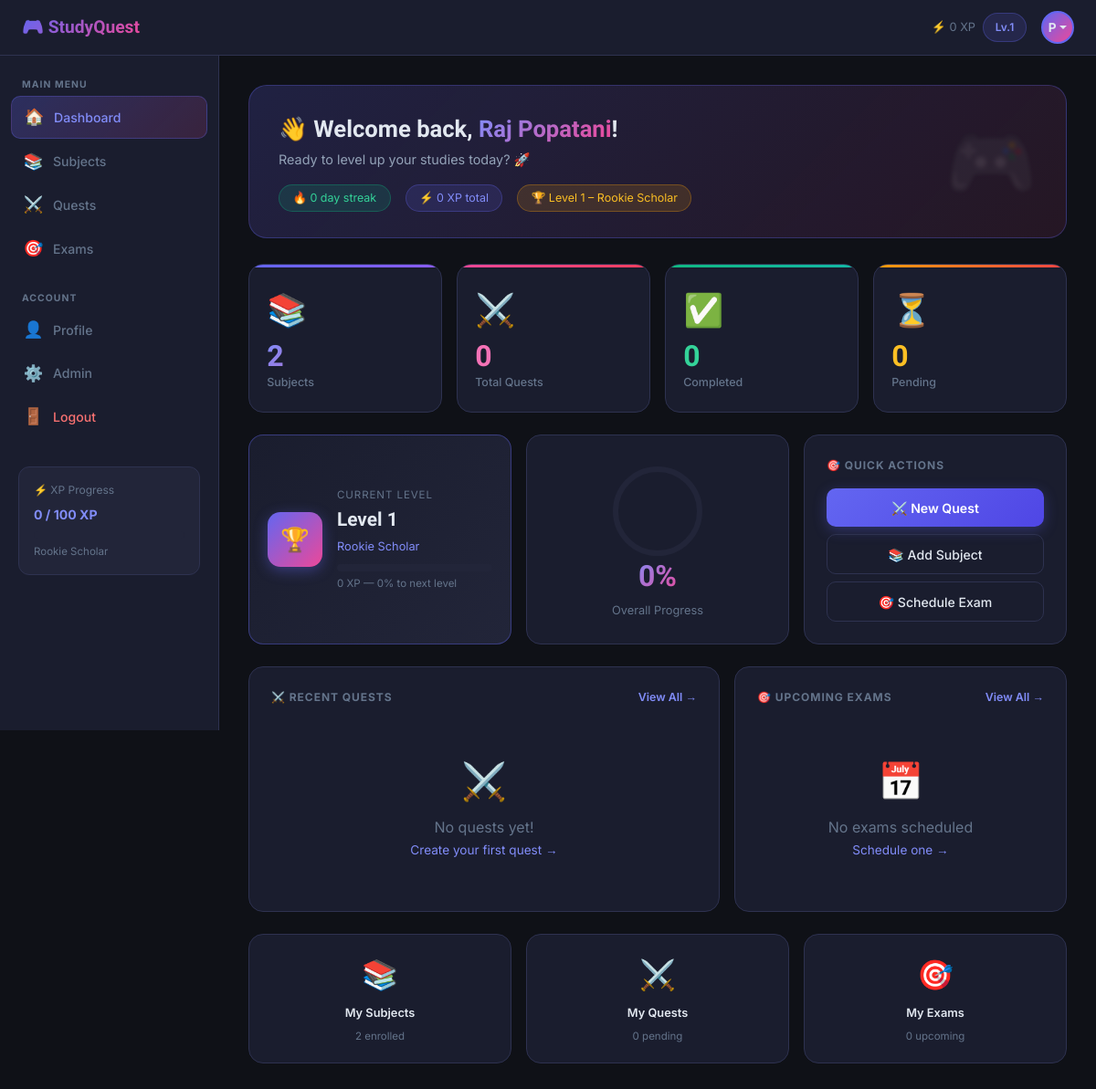
Page /accounts/dashboard/ (signed in) on the committed database.
### accounts/models.py (models this page shows, shortened)
class Profile(models.Model):
    user            = models.OneToOneField(User, on_delete=models.CASCADE, related_name='profile')
    phone           = models.CharField(max_length=15, blank=True)
    profile_picture = models.ImageField(upload_to='profile_pics/', blank=True, null=True)
    bio             = models.TextField(blank=True, max_length=200)
    xp_points       = models.IntegerField(default=0)
    level           = models.IntegerField(default=1)
    study_streak    = models.IntegerField(default=0)
    def get_level_title(self):
        titles = {1:'Rookie Scholar',2:'Study Apprentice',3:'Knowledge Seeker',
                  4:'Academic Knight',5:'Study Champion',6:'Grand Scholar',7:'Legend'}
        return titles.get(self.level, 'Legend')

### accounts/views.py (the view)
# urls.py: path('dashboard/',       views.dashboard,       name='dashboard'),
@login_required
def dashboard(request):
    user    = request.user
    profile, _ = Profile.objects.get_or_create(user=user)
    subjects   = Subject.objects.filter(user=user)
    all_tasks  = Task.objects.filter(user=user)
    exams      = Exam.objects.filter(user=user).order_by('exam_date')
    today          = timezone.now().date()
    upcoming_exams = exams.filter(exam_date__gte=today)[:5]
    overdue_tasks  = all_tasks.filter(status='Pending', due_date__lt=today)
    recent_tasks   = all_tasks.order_by('-id')[:6]
    completed = all_tasks.filter(status='Completed').count()
    total     = all_tasks.count()
    progress  = int((completed / total * 100)) if total else 0
    xp_pct = int((profile.xp_points % 500) / 500 * 100) if profile.xp_points else 0
    context = {
        'profile':        profile,
        'total_subjects': subjects.count(),
        'total_tasks':    total,
        'completed_tasks':completed,
        'pending_tasks':  all_tasks.filter(status='Pending').count(),
        'inprogress_tasks': all_tasks.filter(status='In Progress').count(),
        'upcoming_exams': upcoming_exams,
        'overdue_tasks':  overdue_tasks,
        'recent_tasks':   recent_tasks,
        'progress':       progress,
        'xp_pct':         xp_pct,
        'today':          today,
    }
    return render(request, 'accounts/dashboard.html', context)

### accounts/templates/accounts/dashboard.html (shortened to what this page needs)
{% extends 'base.html' %}
{% block content %}
<div class="hero-banner fade-up">
  <div class="hero-title">
    👋 Welcome back, <span class="text-gradient">{{ user.get_full_name|default:user.username }}</span>!
  </div>
  <div class="hero-sub">Ready to level up your studies today? 🚀</div>
  <div style="margin-top:1rem;display:flex;gap:1rem;flex-wrap:wrap">
    <span style="background:rgba(16,185,129,.15);border:1px solid rgba(16,185,129,.3);border-radius:20px;padding:.3rem .9rem;font-size:.78rem;color:#34d399">
      🔥 {{ profile.study_streak }} day streak
    </span>
    <span style="background:rgba(99,102,241,.15);border:1px solid rgba(99,102,241,.3);border-radius:20px;padding:.3rem .9rem;font-size:.78rem;color:#818cf8">
      ⚡ {{ profile.xp_points }} XP total
    </span>
    <span style="background:rgba(245,158,11,.15);border:1px solid rgba(245,158,11,.3);border-radius:20px;padding:.3rem .9rem;font-size:.78rem;color:#fbbf24">
      🏆 Level {{ profile.level }} – {{ profile.get_level_title }}
    </span>
  </div>
</div>
<div class="row g-3 mb-4 fade-up fade-up-1">
  <div class="col-6 col-md-3">
    <div class="stat-card" style="--gradient:linear-gradient(90deg,#6366f1,#8b5cf6)">
      <div class="stat-icon">📚</div>
      <div class="stat-val text-gradient">{{ total_subjects }}</div>
      <div class="stat-lbl">Subjects</div>
    </div>
  </div>
  <div class="col-6 col-md-3">
    <div class="stat-card" style="--gradient:linear-gradient(90deg,#ec4899,#f43f5e)">
      <div class="stat-icon">⚔️</div>
      <div class="stat-val" style="color:#f472b6">{{ total_tasks }}</div>
      <div class="stat-lbl">Total Quests</div>
    </div>
  </div>
  <div class="col-6 col-md-3">
    <div class="stat-card" style="--gradient:linear-gradient(90deg,#10b981,#14b8a6)">
      <div class="stat-icon">✅</div>
      <div class="stat-val" style="color:#34d399">{{ completed_tasks }}</div>
      <div class="stat-lbl">Completed</div>
    </div>
  </div>
  <div class="col-6 col-md-3">
    <div class="stat-card" style="--gradient:linear-gradient(90deg,#f59e0b,#ef4444)">
      <div class="stat-icon">⏳</div>
      <div class="stat-val" style="color:#fbbf24">{{ pending_tasks }}</div>
      <div class="stat-lbl">Pending</div>
    </div>
  </div>
</div>
<div class="row g-3 mb-4 fade-up fade-up-2">
  <div class="col-md-4">
    <div class="level-card h-100">
      <div class="level-badge">🏆</div>
      <div style="flex:1">
        <div style="font-size:.72rem;color:var(--muted);text-transform:uppercase;letter-spacing:.08em">Current Level</div>
        <div style="font-family:'Sora',sans-serif;font-size:1.3rem;font-weight:800;margin:.2rem 0">Level {{ profile.level }}</div>
        <div style="font-size:.8rem;color:#818cf8;margin-bottom:.6rem">{{ profile.get_level_title }}</div>
        <div class="xp-bar-wrap">
        </div>
        <div style="font-size:.72rem;color:var(--muted);margin-top:.35rem">{{ profile.xp_points }} XP — {{ xp_pct }}% to next level</div>
      </div>
    </div>
  </div>
  <div class="col-md-4">
    <div class="card-g h-100 d-flex flex-column align-items-center justify-content-center" style="text-align:center">
      <svg width="110" height="110" viewBox="0 0 110 110">
        <defs>
          <linearGradient id="grad" x1="0%" y1="0%" x2="100%" y2="0%">
            <stop offset="0%" style="stop-color:#6366f1"/>
            <stop offset="100%" style="stop-color:#ec4899"/>
          </linearGradient>
        </defs>
        <circle class="progress-ring-bg" cx="55" cy="55" r="46"/>
        <circle class="progress-ring-fill" cx="55" cy="55" r="46"
          stroke-dasharray="289"
          stroke-dashoffset="{{ 289|add:"-289" | add:"progress" }}"
          style="stroke-dashoffset:calc(289 - (289 * {{ progress }} / 100))"/>
      </svg>
      <div style="margin-top:-.5rem;font-family:'Sora',sans-serif;font-size:2rem;font-weight:800" class="text-gradient">{{ progress }}%</div>
      <div style="font-size:.8rem;color:var(--muted);margin-top:.25rem">Overall Progress</div>
    </div>
  </div>
  <div class="col-md-4">
    <div class="card-g h-100">
      <div style="font-size:.75rem;font-weight:700;color:var(--muted);text-transform:uppercase;letter-spacing:.08em;margin-bottom:1rem">🎯 Quick Actions</div>
      <div class="d-flex flex-column gap-2">
        <a href="{% url 'task_add' %}" class="btn-glow text-center text-decoration-none" style="display:block;padding:.65rem">⚔️ New Quest</a>
        <a href="{% url 'subject_add' %}" class="btn-outline-g text-center text-decoration-none" style="display:block;padding:.65rem;color:var(--text)">📚 Add Subject</a>
        <a href="{% url 'exam_add' %}" class="btn-outline-g text-center text-decoration-none" style="display:block;padding:.65rem;color:var(--text)">🎯 Schedule Exam</a>
      </div>
    </div>
  </div>
</div>
<div class="row g-3 mb-4 fade-up fade-up-3">
  <div class="col-md-7">
    <div class="card-g">
      <div style="display:flex;align-items:center;justify-content:space-between;margin-bottom:1.25rem">
        <div style="font-size:.75rem;font-weight:700;color:var(--muted);text-transform:uppercase;letter-spacing:.08em">⚔️ Recent Quests</div>
        <a href="{% url 'task_list' %}" style="font-size:.78rem;color:#818cf8;text-decoration:none;font-weight:600">View All →</a>
      </div>
      <div class="d-flex flex-column gap-2">
        {% for task in recent_tasks %}
        <div class="quest-card">
          <div class="quest-icon">
            {% if task.priority == 'Critical' %}🔴
            {% elif task.priority == 'High' %}🟠
            {% elif task.priority == 'Medium' %}🟡
            {% else %}🟢{% endif %}
          </div>
          <div style="flex:1;min-width:0">
            <div class="quest-title">{{ task.title }}</div>
            <div class="quest-meta">
              {% if task.subject %}{{ task.subject.icon }} {{ task.subject.subject_name }} · {% endif %}
              Due: {{ task.due_date|default:"No deadline" }}
            </div>
          </div>
          <span class="badge-glow badge-{{ task.status|lower|cut:' ' }}">{{ task.status }}</span>
          {% if task.status != 'Completed' %}
          <a href="{% url 'task_complete' task.pk %}" style="background:rgba(16,185,129,.1);border:1px solid rgba(16,185,129,.25);border-radius:8px;padding:.3rem .6rem;color:#34d399;font-size:.78rem;text-decoration:none;white-space:nowrap;transition:all .2s" onmouseover="this.style.background='rgba(16,185,129,.25)'" onmouseout="this.style.background='rgba(16,185,129,.1)'">✓ Done</a>
          {% endif %}
        </div>
        {% empty %}
        <div style="text-align:center;padding:2rem;color:var(--muted)">
          <div style="font-size:2.5rem;margin-bottom:.5rem">⚔️</div>
          <div>No quests yet!</div>
          <a href="{% url 'task_add' %}" style="color:#818cf8;font-size:.85rem;text-decoration:none">Create your first quest →</a>
        </div>
        {% endfor %}
      </div>
    </div>
  </div>
  <div class="col-md-5">
    <div class="card-g h-100">
      <div style="display:flex;align-items:center;justify-content:space-between;margin-bottom:1.25rem">
        <div style="font-size:.75rem;font-weight:700;color:var(--muted);text-transform:uppercase;letter-spacing:.08em">🎯 Upcoming Exams</div>
        <a href="{% url 'exam_list' %}" style="font-size:.78rem;color:#818cf8;text-decoration:none;font-weight:600">View All →</a>
      </div>
      {% for exam in upcoming_exams %}
      <div class="exam-row">
        <div>
          <div style="font-weight:600;font-size:.9rem">{{ exam.exam_name }}</div>
          <div style="font-size:.75rem;color:var(--muted);margin-top:.15rem">
            {{ exam.subject.icon }} {{ exam.subject.subject_name }} · {{ exam.exam_type }}
          </div>
        </div>
        <div style="text-align:right">
          <div style="font-size:.85rem;font-weight:700;color:#fbbf24">{{ exam.exam_date }}</div>
          {% if exam.location %}<div style="font-size:.72rem;color:var(--muted)">📍 {{ exam.location }}</div>{% endif %}
        </div>
      </div>
      {% empty %}
      <div style="text-align:center;padding:2rem;color:var(--muted)">
        <div style="font-size:2.5rem;margin-bottom:.5rem">📅</div>
        <div>No exams scheduled</div>
        <a href="{% url 'exam_add' %}" style="color:#818cf8;font-size:.85rem;text-decoration:none">Schedule one →</a>
      </div>
      {% endfor %}
    </div>
  </div>
</div>
<div class="action-grid fade-up fade-up-4">
  <a href="{% url 'subject_list' %}" class="action-btn">
    <span class="action-icon">📚</span>
    <span class="action-label">My Subjects</span>
    <span style="font-size:.72rem;color:var(--muted)">{{ total_subjects }} enrolled</span>
  </a>
  <a href="{% url 'task_list' %}" class="action-btn">
    <span class="action-icon">⚔️</span>
    <span class="action-label">My Quests</span>
    <span style="font-size:.72rem;color:var(--muted)">{{ pending_tasks }} pending</span>
  </a>
  <a href="{% url 'exam_list' %}" class="action-btn">
    <span class="action-icon">🎯</span>
    <span class="action-label">My Exams</span>
    <span style="font-size:.72rem;color:var(--muted)">{{ upcoming_exams|length }} upcoming</span>
  </a>
</div>
{% endblock %}

### templates/base.html (shortened to what this page needs)
<!DOCTYPE html>
<html lang="en">
<head>
<link href="https://cdn.jsdelivr.net/npm/bootstrap@5.3.2/dist/css/bootstrap.min.css" rel="stylesheet"/>
<link href="https://cdn.jsdelivr.net/npm/bootstrap-icons@1.11.3/font/bootstrap-icons.css" rel="stylesheet"/>
</head>
<body>
{% if user.is_authenticated %}
<div class="topbar">
  <div class="d-flex align-items-center gap-3">
    <span class="topbar-brand">🎮 StudyQuest</span>
  </div>
  <div class="topbar-actions">
    {% if user.profile.xp_points is not None %}
    <div class="d-none d-md-flex align-items-center gap-2" style="font-size:.8rem;color:var(--muted)">
      <span>⚡ {{ user.profile.xp_points }} XP</span>
      <span class="badge-glow badge-medium">Lv.{{ user.profile.level }}</span>
    </div>
    {% endif %}
    <div class="dropdown">
      <div class="topbar-avatar dropdown-toggle" data-bs-toggle="dropdown">
        {% if user.profile.profile_picture %}
          <img src="{{ user.profile.profile_picture.url }}" style="width:100%;height:100%;object-fit:cover;border-radius:50%"/>
        {% else %}
          {{ user.username|first|upper }}
        {% endif %}
      </div>
    </div>
  </div>
</div>
<div class="sidebar d-none d-md-block">
  <div class="sidebar-label">Main Menu</div>
  <ul class="list-unstyled">
    <li class="nav-item-s"><a class="nav-link-s {% if request.resolver_match.url_name == 'dashboard' %}active{% endif %}" href="{% url 'dashboard' %}"><span class="icon">🏠</span> Dashboard</a></li>
    <li class="nav-item-s"><a class="nav-link-s {% if 'subject' in request.resolver_match.url_name %}active{% endif %}" href="{% url 'subject_list' %}"><span class="icon">📚</span> Subjects</a></li>
    <li class="nav-item-s"><a class="nav-link-s {% if 'task' in request.resolver_match.url_name %}active{% endif %}" href="{% url 'task_list' %}"><span class="icon">⚔️</span> Quests</a></li>
    <li class="nav-item-s"><a class="nav-link-s {% if 'exam' in request.resolver_match.url_name %}active{% endif %}" href="{% url 'exam_list' %}"><span class="icon">🎯</span> Exams</a></li>
  </ul>
  <div class="sidebar-label mt-3">Account</div>
  <ul class="list-unstyled">
    <li class="nav-item-s"><a class="nav-link-s {% if request.resolver_match.url_name == 'profile' %}active{% endif %}" href="{% url 'profile' %}"><span class="icon">👤</span> Profile</a></li>
    <li class="nav-item-s"><a class="nav-link-s" href="/admin/" target="_blank"><span class="icon">⚙️</span> Admin</a></li>
    <li class="nav-item-s"><a class="nav-link-s" href="{% url 'logout' %}" style="color:#f87171"><span class="icon">🚪</span> Logout</a></li>
  </ul>
  {% if user.profile %}
  <div style="margin-top:auto;padding:1rem .5rem 0">
    <div style="background:var(--surface2);border:1px solid var(--border);border-radius:12px;padding:1rem">
      <div style="font-size:.75rem;color:var(--muted);margin-bottom:.4rem">⚡ XP Progress</div>
      <div style="font-size:.88rem;font-weight:700;color:var(--primary2);margin-bottom:.5rem">
        {{ user.profile.xp_points }} / {{ user.profile.level|add:"0" }}00 XP
      </div>
      <div class="xp-bar-wrap">
      </div>
      <div style="font-size:.72rem;color:var(--muted);margin-top:.4rem">{{ user.profile.get_level_title }}</div>
    </div>
  </div>
  {% endif %}
</div>
<div class="main-wrap">
{% else %}
<div style="min-height:100vh">
{% endif %}
  {% block content %}{% endblock %}
</div>
</body>
</html>

### rows in the picture
Profile: study_streak "0", xp_points "0", level "1", get_level_title "Rookie Scholar"

### other values in the picture
{{ user.profile.xp_points }} "0"
{{ user.profile.level }} "1"
{{ user.username|first|upper }} "P"
{{ user.profile.level|add:"0" }} "1"
{{ user.profile.get_level_title }} "Rookie Scholar"
{{ user.get_full_name|default:user.username }} "Raj Popatani"
{{ total_subjects }} "2"
{{ total_tasks }} "0"
{{ completed_tasks }} "0"
{{ pending_tasks }} "0"
{{ xp_pct }} "0"
{{ progress }} "0"
{{ upcoming_exams|length }} "0"
